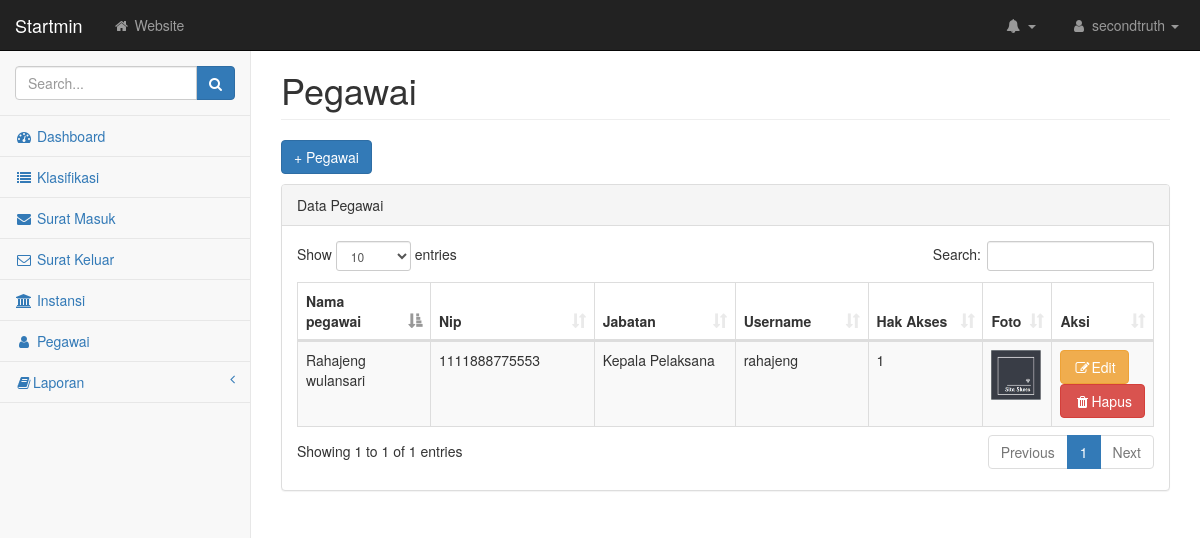
/index.php/pegawai, run on the app's committed database.
### tables this page shows
CREATE TABLE `pegawai` (
  `id_pegawai` int(11) NOT NULL,
  `username` varchar(100) NOT NULL,
  `password` varchar(100) NOT NULL,
  `nama` varchar(100) NOT NULL,
  `nip` varchar(100) NOT NULL,
  `jabatan` varchar(100) NOT NULL,
  `hakakses` varchar(100) NOT NULL,
  `foto` text NOT NULL
);

### application/controllers/Pegawai.php (called while the page is built, shortened)
<?php
class Pegawai extends CI_Controller {
    public function index()
    {
        $data['pegawai'] = $this->db->query("SELECT * FROM pegawai")->result();
        $this->load->view('templates/header');
        $this->load->view('templates/sidebar');
        $this->load->view('pegawai/index', $data);
        $this->load->view('templates/footer');
    }
}

### index.php (called while the page is built, shortened)
<?php
require_once BASEPATH.'core/CodeIgniter.php';

### application/views/pegawai/index.php (the view)
<div id="page-wrapper">
    <div class="container-fluid">
        <div class="row">
            <div class="col-lg-12">
                <h1 class="page-header">Pegawai</h1>
            </div>
            <div class="col-lg-12">
                <div class="row">
                    <div class="col-lg-12">
                        <p>
                            <a href="<?= base_url('pegawai/tambah') ?>" class="btn btn-primary ">+ Pegawai</a>
                        </p>
                        <div class="panel panel-default mt-3">
                            <div class="panel-heading">
                                Data Pegawai
                            </div>
                            <div class="panel-body">
                                <div class="table-responsive">
                                    <div id="dataTables-example_wrapper" class="dataTables_wrapper form-inline dt-bootstrap no-footer">
                                        <div class="row">
                                            <div class="col-sm-12">
                                                <table class="table table-striped table-bordered table-hover dataTable no-footer" id="dataTables-example" role="grid" aria-describedby="dataTables-example_info">
                                                    <thead>
                                                        <tr role="row">
                                                            <th class="sorting_asc" tabindex="0" aria-controls="dataTables-example" rowspan="1" colspan="1" aria-sort="ascending" aria-label="Rendering engine: activate to sort column descending" style="width: 165px;">Nama pegawai</th>
                                                            <th class="sorting" tabindex="0" aria-controls="dataTables-example" rowspan="1" colspan="1" aria-label="Browser: activate to sort column ascending" style="width: 209px;">Nip</th>
                                                            <th class="sorting" tabindex="0" aria-controls="dataTables-example" rowspan="1" colspan="1" aria-label="Platform(s): activate to sort column ascending" style="width: 192px;">Jabatan</th>
                                                            <th class="sorting" tabindex="0" aria-controls="dataTables-example" rowspan="1" colspan="1" aria-label="Engine version: activate to sort column ascending" style="width: 141px;">Username</th>
                                                            <th class="sorting" tabindex="0" aria-controls="dataTables-example" rowspan="1" colspan="1" aria-label="Engine version: activate to sort column ascending" style="width: 141px;">Hak Akses</th>
                                                            <th class="sorting" tabindex="0" aria-controls="dataTables-example" rowspan="1" colspan="1" aria-label="CSS grade: activate to sort column ascending" style="width: 10px;">Foto</th>
                                                            <th class="sorting" tabindex="0" aria-controls="dataTables-example" rowspan="1" colspan="1" aria-label="CSS grade: activate to sort column ascending">Aksi</th>
                                                        </tr>
                                                    </thead>
                                                    <tbody>
                                                        <?php foreach ($pegawai as $peg) : ?>
                                                            <tr class="gradeA odd" role="row">
                                                                <td class="sorting_1"><?= $peg->nama ?></td>
                                                                <td><?= $peg->nip ?></td>
                                                                <td><?= $peg->jabatan ?></td>
                                                                <td class="center"><?= $peg->username ?></td>
                                                                <td class="center"><?= $peg->hakakses ?></td>
                                                                <td class="center">
                                                                    <img src="<?= base_url('uploads/') . $peg->foto ?>" alt="" height="50px" width="50px">
                                                                </td>
                                                                <td class="center">
                                                                    <a href="<?= base_url('pegawai/edit/') . $peg->id_pegawai ?>" type="button" class="btn btn-warning"><i class="fa fa-edit fa-fw"></i>Edit</a>
                                                                    <a href="<?= base_url('pegawai/hapus/') . $peg->id_pegawai ?>" type="button" class="btn btn-danger"><i class="fa fa-trash fa-fw"></i>Hapus</a>
                                                                </td>
                                                            </tr>
                                                        <?php endforeach; ?>
                                                    </tbody>
                                                </table>
                                            </div>
                                        </div>
                                    </div>
                                </div>
                            </div>
                        </div>
                    </div>
                </div>
            </div>
        </div>
    </div>
</div>

### assets/css/startmin.css (style rules this page uses)
body { background-color: #f8f8f8; }
#page-wrapper { padding-top: 30px; min-height: 568px; background-color: #fff; }
@media (min-width:768px) { #page-wrapper { position: inherit; margin-left: 250px; padding: 30px 15px 0 15px; border-left: 1px solid #e7e7e7; } }
.dataTables_wrapper { position: relative; clear: both; }
table.dataTable thead .sorting, table.dataTable thead .sorting_asc, table.dataTable thead .sorting_desc, table.dataTable thead .sorting_asc_disabled, table.dataTable thead .sorting_desc_disabled { background: 0 0; }
table.dataTable thead .sorting_asc:after { content: "\f0de"; float: right; font-family: fontawesome; }
table.dataTable thead .sorting:after { content: "\f0dc"; float: right; font-family: fontawesome; color: rgba(50,50,50,.5); }

### data on the page
pegawai: nama "Rahajeng wulansari", nip "1111888775553", jabatan "Kepala Pelaksana", username "rahajeng", hakakses "1", foto (picture)
